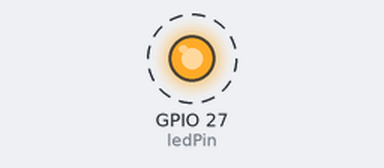
A program run on a simulated ESP32. Shown: output pins drawn as LEDs (lit = HIGH). Dashed ring = blinking.

Above: at 0.4 s.
Timing chart, 0 to 3.0 s (numbered marks = the images above):
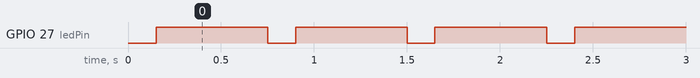

Measured:
- by itself, GPIO 27 (ledPin): alternates HIGH for 0.60 s and LOW for 0.15 s

The program:

main.cpp
```cpp
#include <Arduino.h>
#include <time.h>
/*
LED an Pin 27!!!!!
*/

// These variables store the flash pattern
// and the current state of the LED

int ledPin =  27;                  // GPIO1 = blaue LED
int ledState = LOW;               // ledState used to set the LED
unsigned long previousMillis = 0; // will store last time LED was updated
long OnTime = 600;                 // milliseconds of on-time
long OffTime = 150;               // milliseconds of off-time


void setup()
{
  // set the digital pin as output:
  pinMode(ledPin, OUTPUT);
  digitalWrite(ledPin, 0);
  //Serial.begin(115200);
  //delay(3000);
}

void loop()
{
  // check to see if it's time to change the state of the LED
  unsigned long currentMillis = millis();

  if((ledState == HIGH) && (currentMillis - previousMillis >= OnTime))
  {
    previousMillis += OnTime;          // on time is over, set new start
    ledState = LOW;                    // Turn it off
    digitalWrite(ledPin, ledState);    // Update the actual LED
    //Serial.println(previousMillis);
  }
  else if ((ledState == LOW) && (currentMillis - previousMillis >= OffTime))
  {
    previousMillis += OffTime;           // off time is over, set new start
    ledState = HIGH;                     // turn it on
    digitalWrite(ledPin, ledState);	     // Update the actual LED
    //Serial.println(previousMillis);
  }
}
```
